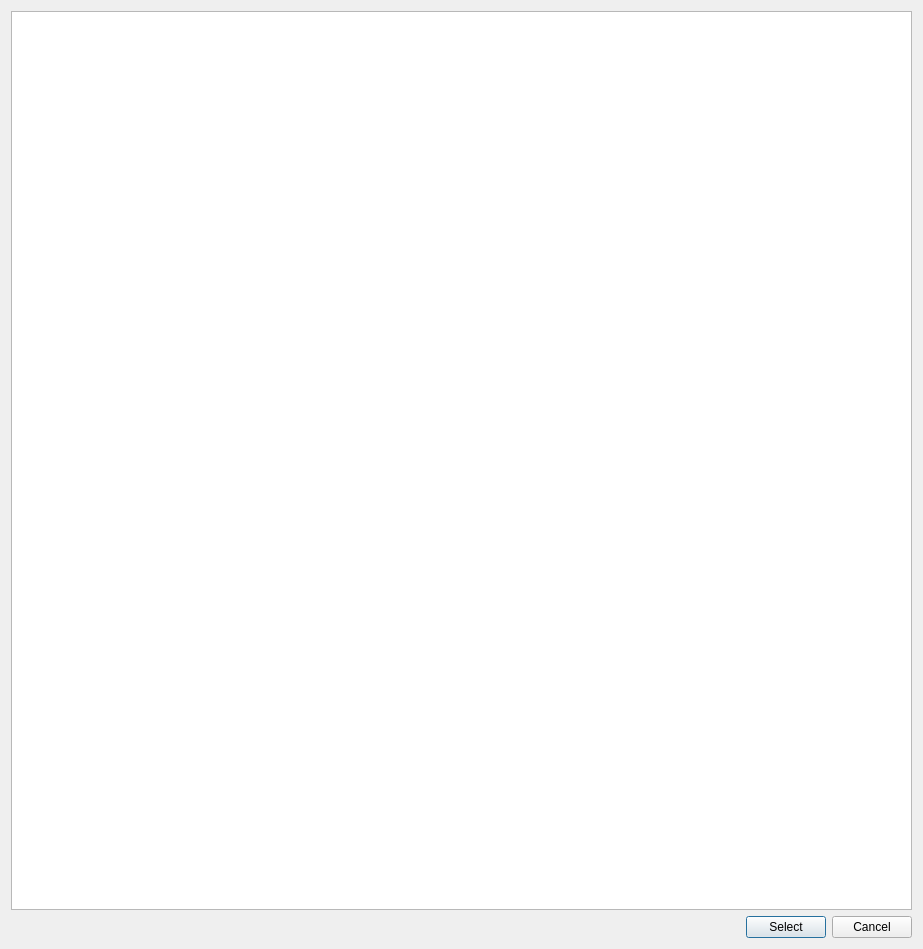
<?xml version="1.0" encoding="UTF-8"?>
<ui version="4.0">
 <class>SelectSceneObjectDialog</class>
 <widget class="QDialog" name="SelectSceneObjectDialog">
  <property name="geometry">
   <rect>
    <x>0</x>
    <y>0</y>
    <width>923</width>
    <height>949</height>
   </rect>
  </property>
  <property name="windowTitle">
   <string>Select Scene Object</string>
  </property>
  <layout class="QVBoxLayout" name="verticalLayout">
   <item>
    <widget class="QListWidget" name="listWidget"/>
   </item>
   <item>
    <layout class="QHBoxLayout" name="horizontalLayout">
     <item>
      <spacer name="horizontalSpacer">
       <property name="orientation">
        <enum>Qt::Horizontal</enum>
       </property>
       <property name="sizeHint" stdset="0">
        <size>
         <width>40</width>
         <height>20</height>
        </size>
       </property>
      </spacer>
     </item>
     <item>
      <widget class="QPushButton" name="selectButton">
       <property name="sizePolicy">
        <sizepolicy hsizetype="Fixed" vsizetype="Fixed">
         <horstretch>0</horstretch>
         <verstretch>0</verstretch>
        </sizepolicy>
       </property>
       <property name="text">
        <string>Select</string>
       </property>
      </widget>
     </item>
     <item>
      <widget class="QPushButton" name="cancelButton">
       <property name="sizePolicy">
        <sizepolicy hsizetype="Fixed" vsizetype="Fixed">
         <horstretch>0</horstretch>
         <verstretch>0</verstretch>
        </sizepolicy>
       </property>
       <property name="text">
        <string>Cancel</string>
       </property>
       <property name="default">
        <bool>false</bool>
       </property>
       <property name="flat">
        <bool>false</bool>
       </property>
      </widget>
     </item>
    </layout>
   </item>
  </layout>
 </widget>
 <resources/>
 <connections/>
</ui>
